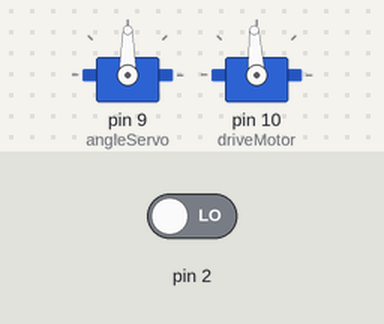
Simulated run of this sketch. Board: Arduino Uno, built with avr-gcc and run on an emulated ATmega328P. Parts: 2 × servo. The test bench sets the inputs (shaded band); at power-on: pin 2 LOW.

Above: at 1.1 s.
Timing chart, 0 to 2.6 s (numbered marks = the images above):
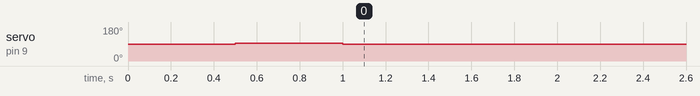

Measured:
- by itself, servo on pin 9 (angleServo): 90° → 93° at 0.50 s, → 90° 0.50 s later

The sketch:

Arduino.ino
```cpp
/*
* Used to control a bluetooth car
*
* For more information and the latest version please refer to
*    https://github.com/wenhuix/BluetoothCar
* Author: wenhuix
* Email: littlewest@foxmail.com
* Log:
*  2014-03-12 modified
*  2014-04-14 modified
*  2014-11-18 remove useless code
*/

#include <Servo.h>
#include <Wire.h>

#define TURN_LEFT_MAX  130
#define TURN_RIGHT_MIN 50
#define MAX_DRIVE 1750  //maximun drive value
#define MIN_DRIVE 1250  //minimun drive value

#define MID_DRIVE 1500
#define MID_ANGLE 1500

Servo angleServo;//Rotation angle servo
Servo driveMotor;//Driver motor

/* used to store command from serial port
* the range of command value from Android phone:
* speed = -100~100 scale:  1 = 0.01m/s
% angle = -60 ~ 60
*/
char speedVolume = 0;
char angleVolume = 0;

/*
* 100 triggers per cycle, the car can march about 37cm
*/
volatile int triggers = 0;
volatile float v = 0;  //Velocity
float vBuffer[4] = {0};
int lastDrive = MID_DRIVE;
int lastT = 0;  //last time
float e[3] = {0}; //error e(t-2),e(t-1),e(t)

// PID controller parameters
#define KP 195
#define KI 5
#define KD 1.25

float speed = 0;//desired speed
float angle = 0;//desired angle
int driveV = 0; //DC motor input signal
int u = 0;      //Output of PID controller

void setup()
{
  Serial.begin(9600);//Serial port

  angleServo.attach(9);
  driveMotor.attach(10);
  initializeServo();

  attachInterrupt(0, extInterrupt0, CHANGE);
}
//////////////////////////////////////
// main()

void loop() {

  calcuVelocity();
  speed = getSpeedValue();
  angle = getAngleValue();

  if(speed==0){
    driveV = MID_DRIVE;
    u = 0;
  } else {
    u = u + (int)speedPidController(speed);

    if(u>0){
      driveV = MID_DRIVE + 50 + u;
      driveV = min(driveV, MAX_DRIVE);
    }else if(u<0){
      driveV = MID_DRIVE - 50 + u;
      driveV = max(driveV, MIN_DRIVE);
    }
  }
  controlCar(driveV, angle);
}

//////////////////////////////////////
// convert command value to control value
float getSpeedValue(){
  return speedVolume * 0.01;
}

int getAngleValue(){
  return 90 + angleVolume;
}

///////////////////////////////////////
// PID speed controller
// 增量式PID控制算法
float speedPidController(float speed){

  //e(t-2),e(t-1),e(t)
  e[0] = e[1];
  e[1] = e[2];
  if (speed<0)
    e[2] = speed + v;
  else if(speed>0)
    e[2] = speed - v;

  //Delta {u_t} = {K_P}({e_t} - {e_{t - 1}}) + {K_I}{e_t} + {K_D}({e_t} - 2{e_{t - 1}} + {e_{t - 2}})
  // = ({K_p} + {K_I} + {K_D}){e_t} - ({K_p} + 2{K_D}){e_{t - 1}} + {K_D}{e_{t - 2}}
  return (KP + KI + KD) * e[2] - (KP + 2 * KD) * e[1] + KD * e[0];
}

///////////////////////////////////////
// calculate car speed/Velocity
// return: velocity (m/s)
// v = (tirggers * 0.37 * 1000) / (t*20*5)
void calcuVelocity(){
  int t = millis() - lastT;
  while(t < 50) {
    delay(1);
    t = t + 1;
  }
  //Add filter
  vBuffer[0] = vBuffer[1];
  vBuffer[1] = vBuffer[2];
  vBuffer[2] = vBuffer[3];
  vBuffer[3] = triggers * 6.1 / t;
  //v = (vBuffer[0] + vBuffer[1] + vBuffer[2])/3 * 0.8 + vBuffer[3] * 0.2;
  //v = (vBuffer[0] + vBuffer[1] + vBuffer[2] + vBuffer[3])/4;
  v = (vBuffer[1] + vBuffer[2] + vBuffer[3])/3;
  lastT = millis();
  triggers = 0;
}

///////////////////////////////////////
// send rotation angle and drive value
void controlCar(int drive, int angle)
{
  setDrive(drive);
  setAngle(angle);
}

////////////////////////////////////////
//interrupt function
//used to calculate speed
void extInterrupt0(){
  triggers++;
}

////////////////////////////////////////
//receive serial prot data
void serialEvent(){
  while(Serial.available()>=3)
  {
    if(Serial.read() == 111)
    {
      speedVolume = Serial.read();
      angleVolume = Serial.read();
    }
  }
}

////////////////////////////////////////
// Initialize the two servo
void initializeServo(){
  driveMotor.writeMicroseconds(MID_DRIVE);
  delay(500); //DON'T REMOVE IT!!!!
  angleServo.writeMicroseconds(MID_ANGLE);
  delay(500); //DON'T REMOVE IT!!!!
}

/////////////////////////////////////////
// set rotation angle
// between 0 and 180 degrees
void setAngle(int val)
{
  if(val>TURN_LEFT_MAX){
    val = TURN_LEFT_MAX;
  }else if(val<TURN_RIGHT_MIN){
    val = TURN_RIGHT_MIN;
  }
  angleServo.write(val);
}

/////////////////////////////////////////
// Set drive value
/* On standard servos 1000us is fully counter-clockwise,
* 2000us is fully clockwise, and 1500us is in the middle.
*
* In this DC motor controller, value < 1500 is backward
* value > 1500 is forward. Actually, the car will move until
* value > 1600 or value < 1400
* the power in proportion to |value-1500|
*
* I don't want to add the following comment, but there is no choice.
* It's depends on DC motor comtorller.
* 1) if the direction is reversed, it should be
*    wait for a second (depends on DC motor controller)
*/
void setDrive(int val)
{
  //Serial.println(val);
  boolean isreverse = false;
  //long Data type is very important! Don't touch it!
  if((long)(lastDrive - MID_DRIVE) * (long)(val - MID_DRIVE) < 0){
    isreverse = true;
  }
  if(isreverse){
    driveMotor.writeMicroseconds(MID_DRIVE);
    delay(5);
  }
  driveMotor.writeMicroseconds(val);
  //keep the last value
  lastDrive = val;
}
```
